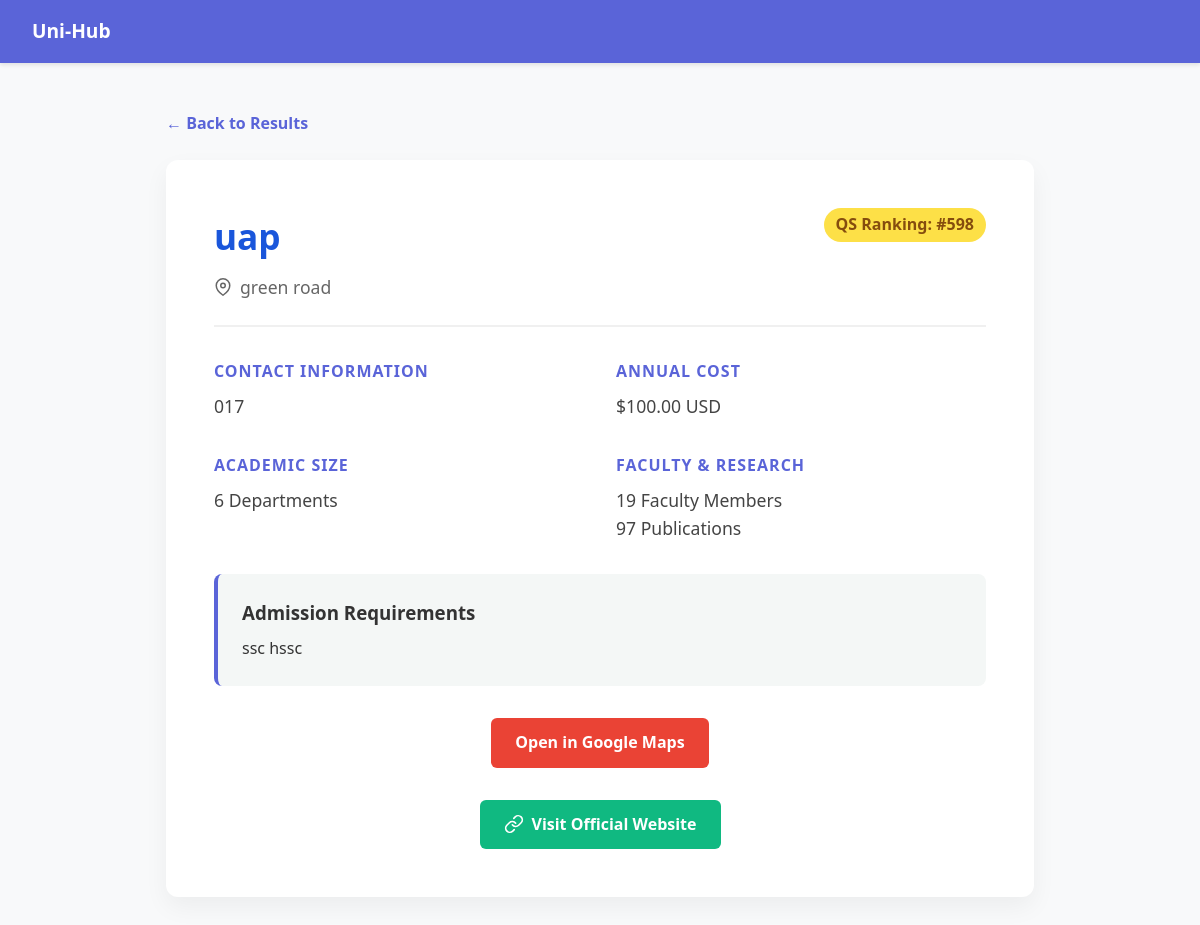
The app's page /university/1/, older data.
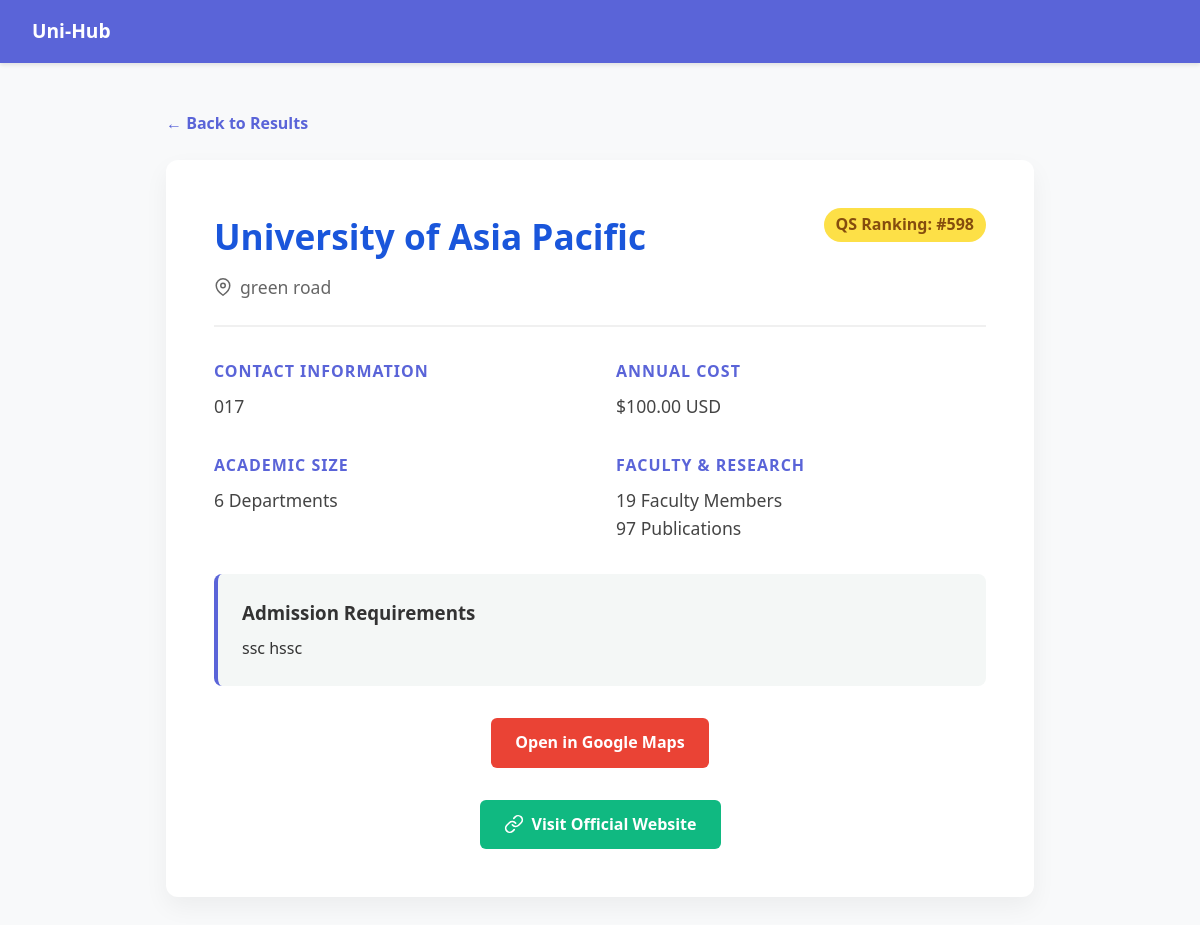
The same page, newer data.
### universities/models.py (models this page shows, shortened)
class University(models.Model):
    name = models.CharField(max_length=200)
    address = models.TextField()
    contact = models.CharField(max_length=100)
    total_departments = models.IntegerField()
    faculty = models.IntegerField()
    qs_ranking = models.IntegerField(null=True, blank=True)
    publications = models.IntegerField(default=0)
    cost = models.DecimalField(max_digits=10, decimal_places=2)
    admission_requirements = models.TextField()
    image = models.ImageField(upload_to='universities/', blank=True, null=True, help_text="Upload university image")
    created_at = models.DateTimeField(auto_now_add=True)
    updated_at = models.DateTimeField(auto_now=True)
    google_maps_link = models.URLField(max_length=500, blank=True, null=True)
    website = models.URLField(max_length=500, blank=True, null=True)
    short_name = models.CharField(max_length=50, blank=True, null=True, help_text="e.g., BUET,BRACU,NSU,AIUB, UAP")
    CREDIT_CHOICES = [
        ('Open', 'Open Credit'),
        ('Closed', 'Closed Credit'),
    ]
    credit_system = models.CharField(max_length=10, choices=CREDIT_CHOICES, blank=True, null=True)
    class Meta:
        verbose_name_plural = "Universities"
        ordering = ['name']

### universities/views.py (the view)
# urls.py: path('university/<int:uni_id>/', views.university_detail, name='university_detail'),
def university_detail(request, uni_id):
    university = get_object_or_404(University, id=uni_id)
    context = {
        'university': university
    }
    return render(request, 'university_detail.html', context)

### templates/university_detail.html (shortened to what this page needs)
<!DOCTYPE html>
<html lang="en">
<head>
</head>
<body>
    <nav class="navbar">
        <a href="{% url 'home' %}">Uni-Hub</a>
    </nav>
    <div class="container">
        <a href="{% url 'home' %}" class="btn-back">&larr; Back to Results</a>
        <div class="profile-card">
            <div class="header-section">
                <div>
                    <h1>{{ university.name }}</h1>
                    <p>
                        <svg width="18" height="18" viewBox="0 0 24 24" fill="none" stroke="#666" stroke-width="2" stroke-linecap="round" stroke-linejoin="round"><path d="M21 10c0 7-9 13-9 13s-9-6-9-13a9 9 0 0 1 18 0z"></path><circle cx="12" cy="10" r="3"></circle></svg>
                        {{ university.address }}
                    </p>
                </div>
                <div>
                    {% if university.qs_ranking %}
                        <span class="badge-ranking">QS Ranking: #{{ university.qs_ranking }}</span>
                    {% endif %}
                </div>
            </div>
            <div class="info-grid">
                <div class="info-block">
                    <h3>Contact Information</h3>
                    <p>{{ university.contact }}</p>
                </div>
                <div class="info-block">
                    <h3>Annual Cost</h3>
                    <p>${{ university.cost }} USD</p>
                </div>
                <div class="info-block">
                    <h3>Academic Size</h3>
                    <p>{{ university.total_departments }} Departments</p>
                </div>
                <div class="info-block">
                    <h3>Faculty & Research</h3>
                    <p>{{ university.faculty }} Faculty Members<br>{{ university.publications }} Publications</p>
                </div>
            </div>
            {% if university.admission_requirements %}
            <div class="full-width-block">
                <h3>Admission Requirements</h3>
                <p style="white-space: pre-line;">{{ university.admission_requirements }}</p>
            </div>
            {% endif %}
            {% if university.google_maps_link %}
            <div style="margin-top: 2rem; text-align: center;">
                <a href="{{ university.google_maps_link }}" target="_blank" style="display: inline-block; background: #ea4335; color: white; padding: 12px 24px; text-decoration: none; border-radius: 6px; font-weight: bold;">
                    Open in Google Maps
                </a>
            </div>
            {% endif %}
            {% if university.website %}
<div style="margin-top: 2rem; text-align: center;">
    <a href="{{ university.website }}" target="_blank" class="btn-website">
        <svg width="20" height="20" viewBox="0 0 24 24" fill="none" stroke="currentColor" stroke-width="2" stroke-linecap="round" stroke-linejoin="round"><path d="M10 13a5 5 0 0 0 7.54.54l3-3a5 5 0 0 0-7.07-7.07l-1.72 1.71"></path><path d="M14 11a5 5 0 0 0-7.54-.54l-3 3a5 5 0 0 0 7.07 7.07l1.71-1.71"></path></svg>
        Visit Official Website
    </a>
</div>
{% endif %}
        </div>
    </div>
</body>
</html>

Row changes from the older to the newer data that the page shows:
changed University "green road": name "uap" → "University of Asia Pacific"
